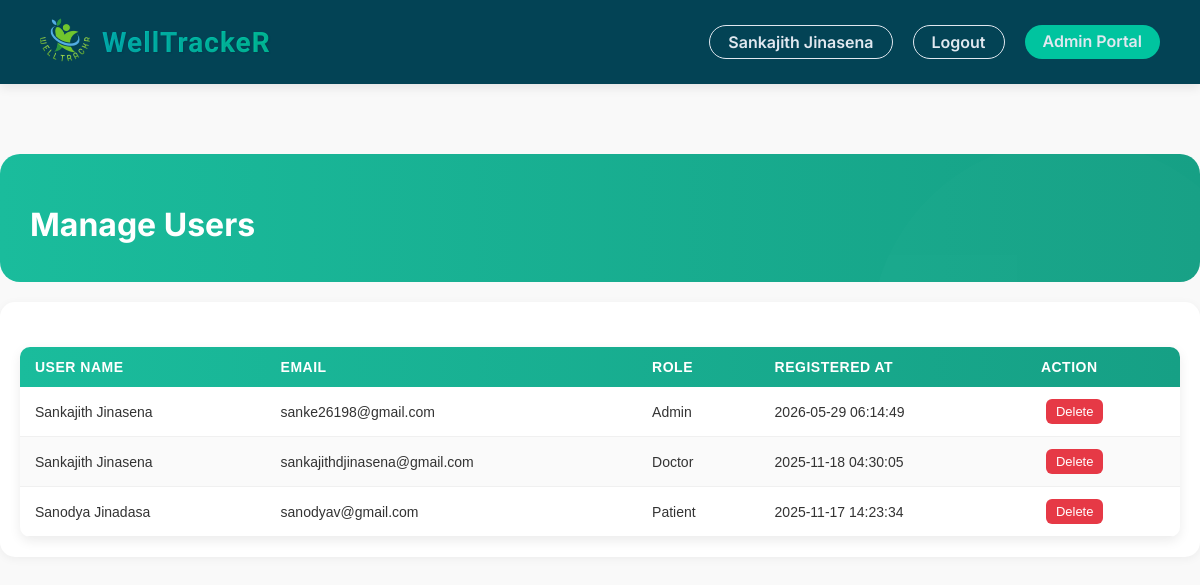
Screenshot of /view_users.php (signed in) with the database file from the repository.
### tables this page shows
CREATE TABLE `users` (
  `id` int(11) NOT NULL,
  `first_name` varchar(100) NOT NULL,
  `last_name` varchar(100) NOT NULL,
  `email` varchar(150) NOT NULL,
  `password` varchar(255) NOT NULL,
  `role` enum('Doctor','Patient','Admin') NOT NULL,
  `created_at` timestamp NOT NULL DEFAULT current_timestamp(),
  `verification_status` enum('Pending','Verified','Rejected') DEFAULT 'Verified',
  `verification_details` text DEFAULT NULL,
  `telephone` varchar(15) DEFAULT NULL
);

### view_users.php (the view, shortened to what this page needs)
<?php
include 'config.php';
$sql = "SELECT id, first_name, last_name, email, role, created_at FROM users ORDER BY created_at DESC";
$result = $conn->query($sql);
?>
<!DOCTYPE html>
<html lang="en">
<head>
    <link rel="stylesheet" href="css/style.css">
    <link rel="stylesheet" href="css/patient.css">
    <link rel="stylesheet" href="css/doctor_review.css">
</head>
<body>
<nav>
    <div class="nav-header">
        <div class="nav-logo"><img src="image/Logo_R.png" alt="Logo"></div>
        <div class="nav-title">
            <h1>WellTrackeR</h1>
        </div>
    </div>
    <div class="nav-links">
        <a href="#" class="login-btn"><?php echo $_SESSION["first_name"] . " " . $_SESSION["last_name"]; ?></a>
        <a href="logout.php" class="login-btn">Logout</a>
        <a href="admin_portal.php" class="register-btn">Admin Portal</a>
    </div>
</nav>
<div class="patient-portal-container">
    <div class="patient-portal-header">
        <h1>Manage Users</h1>
    </div>
    <div class="quick-actions">
        <table class="doctor-table">
            <thead>
                <tr>
                    <th>User Name</th>
                    <th>Email</th>
                    <th>Role</th>
                    <th>Registered At</th>
                    <th>Action</th>
                </tr>
            </thead>
            <tbody>
                <?php if ($result && $result->num_rows > 0): ?>
                    <?php while($row = $result->fetch_assoc()): ?>
                        <tr>
                            <td><?php echo htmlspecialchars($row['first_name'] . ' ' . $row['last_name']); ?></td>
                            <td><?php echo htmlspecialchars($row['email']); ?></td>
                            <td><?php echo htmlspecialchars($row['role']); ?></td>
                            <td><?php echo htmlspecialchars($row['created_at']); ?></td>
                            <td><button class="delete-btn" data-user-id="<?php echo $row['id']; ?>">Delete</button></td>
                        </tr>
                    <?php endwhile; ?>
                <?php else: ?>
                    <tr><td colspan="5">No users found.</td></tr>
                <?php endif; ?>
            </tbody>
        </table>
    </div>
</div>
</body>
</html>

### css/style.css (style rules this page uses)
:root { --bg-main: #121C28; --bg-card: #1A2532; --text-light: #E1E8F0; --text-muted: #A3B1C0; --pcolor: #034355; --s1color: #00B5B5; --s2color: #008C8C; --accent: #FF9800; --accent-hot: #FF6B6B; --success: #00C49F; --gradient: linear-gradient(135deg, var(--pcolor) 0%, var(--success) 50%, var(--s2color) 100%); --aqua-flow: linear-gradient(135deg, var(--s1color) 0%, var(--pcolor) 50%, var(--s2color) 100%); --green-breeze: linear-gradient(135deg, var(--success) 0%, var(--s1color) 50%, var(--s2color) 100%); --gradient-hero: linear-gradient(135deg, rgba(3, 67, 85, 0.92) 0%, rgba(0, 130, 130, 0.88) 100%); }
body { margin: 0; font-family: 'Inter', sans-serif; background-color: var(--bg-main); color: var(--text-light); }
nav { display: flex; justify-content: space-between; align-items: center; padding: 15px 40px; background-color: var(--pcolor); box-shadow: 0 4px 10px rgba(0, 0, 0, 0.08); position: sticky; top: 0; z-index: 999; transition: box-shadow 0.3s; }
.nav-header { display: flex; align-items: center; gap: 12px; }
.nav-title h1 { font-family: 'Sora', sans-serif; font-weight: 700; font-size: 28px; margin: 0; letter-spacing: 1px; background: linear-gradient(90deg, var(--s1color), var(--success)); -webkit-background-clip: text; -webkit-text-fill-color: transparent; text-shadow: 1px 1px 2px rgba(0, 0, 0, 0.1); transition: all 0.3s ease; }
.nav-logo img { width: 50px; height: 50px; border-radius: 50%; object-fit: cover; }
.nav-links { display: flex; gap: 20px; }
.nav-links a { text-decoration: none; color: var(--text-light); font-weight: 500; padding: 6px 12px; border-radius: 8px; transition: all 0.2s ease; }
.nav-links a.register-btn { background-color: var(--success); color: var(--text-light); padding: 6px 18px; border-radius: 25px; font-weight: 600; transition: all 0.3s ease; }
.nav-links a.login-btn { background-color: transparent; color: var(--text-light); border: 2px solid var(--text-light); padding: 6px 18px; border-radius: 25px; font-weight: 600; transition: all 0.3s ease; }
.nav-links a.login-btn { background-color: transparent; color: var(--pcolor); border: 2px solid var(--pcolor); padding: 6px 18px; border-radius: 25px; font-weight: 600; transition: all 0.3s ease; }
.nav-links a.register-btn { background-color: var(--success); color: var(--text-light); padding: 6px 18px; border-radius: 25px; font-weight: 600; border: none; transition: all 0.3s ease; }

### css/patient.css (style rules this page uses)
:root { --g1color: #1abc9c; --g2color: #16a085; --bcolor: #19cbd8; }
body { margin: 0; font-family: 'Inter', sans-serif; background-color: #f9f9f9; }
.patient-portal-container { max-width: 1400px; margin: 0 auto; margin-top: 70px; }
.patient-portal-header { background: linear-gradient(90deg, #1abc9c, #16a085); border-radius: 20px; padding: 30px; color: white; margin-bottom: 20px; position: relative; overflow: hidden; }
.patient-portal-header::before { content: ''; position: absolute; top: -50%; right: -10%; width: 500px; height: 500px; opacity: 0.3; }
.patient-portal-header h1 { font-size: 2em; margin-bottom: 8px; position: relative; z-index: 1; }
.quick-actions { background: white; border-radius: 15px; padding: 20px; margin-bottom: 20px; box-shadow: 0 2px 10px rgba(0, 0, 0, 0.05); display: flex; justify-content: space-between; align-items: center; flex-wrap: wrap; gap: 15px; }

### css/doctor_review.css (style rules this page uses)
.doctor-table { width: 100%; border-collapse: collapse; margin-top: 25px; background-color: #fff; border-radius: 10px; overflow: hidden; box-shadow: 0 4px 12px rgba(0, 0, 0, 0.08); font-family: 'Poppins', sans-serif; font-size: 14px; }
.doctor-table thead { background: linear-gradient(to right, var(--g1color), var(--g2color)); color: #fff; text-align: left; }
.doctor-table th { padding: 12px 15px; letter-spacing: 0.5px; text-transform: uppercase; font-weight: 600; }
.doctor-table tbody tr { border-bottom: 1px solid #f0f0f0; transition: background-color 0.2s ease; }
.doctor-table tbody tr:nth-child(even) { background-color: #fafafa; }
.doctor-table td { padding: 12px 15px; color: #333; vertical-align: middle; }
.delete-btn { background-color: #e63946; color: #fff; border: none; padding: 5px 10px; border-radius: 6px; cursor: pointer; font-size: 13px; margin-left: 5px; transition: 0.2s; }

### view_users.php (style rules this page uses)
.nav-links a.login-btn { color: var(--text-light); border: 1px solid var(--text-light); }

### rows the page displays
users: first_name+last_name "Sankajith Jinasena", email "sanke26198@gmail.com", role "Admin", created_at "2026-05-29 06:14:49"
users: first_name+last_name "Sankajith Jinasena", email "sankajithdjinasena@gmail.com", role "Doctor", created_at "2025-11-18 04:30:05"
users: first_name+last_name "Sanodya Jinadasa", email "sanodyav@gmail.com", role "Patient", created_at "2025-11-17 14:23:34"

### other values shown
$_SESSION["first_name"] "Sankajith"
$_SESSION["last_name"] "Jinasena"
